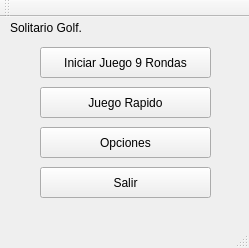
<?xml version="1.0" encoding="UTF-8"?>
<ui version="4.0">
 <class>MainWindow</class>
 <widget class="QMainWindow" name="MainWindow">
  <property name="enabled">
   <bool>true</bool>
  </property>
  <property name="geometry">
   <rect>
    <x>0</x>
    <y>0</y>
    <width>249</width>
    <height>248</height>
   </rect>
  </property>
  <property name="maximumSize">
   <size>
    <width>249</width>
    <height>248</height>
   </size>
  </property>
  <property name="sizeIncrement">
   <size>
    <width>249</width>
    <height>248</height>
   </size>
  </property>
  <property name="windowTitle">
   <string>Solitario Golf</string>
  </property>
  <property name="animated">
   <bool>true</bool>
  </property>
  <widget class="QWidget" name="centralWidget">
   <widget class="QPushButton" name="inicaJuego">
    <property name="geometry">
     <rect>
      <x>40</x>
      <y>30</y>
      <width>171</width>
      <height>31</height>
     </rect>
    </property>
    <property name="focusPolicy">
     <enum>Qt::NoFocus</enum>
    </property>
    <property name="text">
     <string>Iniciar Juego 9 Rondas</string>
    </property>
    <property name="Value" stdset="0">
     <number>1</number>
    </property>
   </widget>
   <widget class="QPushButton" name="close">
    <property name="geometry">
     <rect>
      <x>40</x>
      <y>150</y>
      <width>171</width>
      <height>31</height>
     </rect>
    </property>
    <property name="text">
     <string>Salir</string>
    </property>
   </widget>
   <widget class="QLabel" name="lb1">
    <property name="geometry">
     <rect>
      <x>10</x>
      <y>0</y>
      <width>181</width>
      <height>21</height>
     </rect>
    </property>
    <property name="text">
     <string>Solitario Golf.</string>
    </property>
   </widget>
   <widget class="QPushButton" name="IniRap">
    <property name="geometry">
     <rect>
      <x>40</x>
      <y>70</y>
      <width>171</width>
      <height>31</height>
     </rect>
    </property>
    <property name="text">
     <string>Juego Rapido</string>
    </property>
   </widget>
   <widget class="QPushButton" name="opt">
    <property name="geometry">
     <rect>
      <x>40</x>
      <y>110</y>
      <width>171</width>
      <height>31</height>
     </rect>
    </property>
    <property name="text">
     <string>Opciones</string>
    </property>
   </widget>
  </widget>
  <widget class="QMenuBar" name="menuBar">
   <property name="geometry">
    <rect>
     <x>0</x>
     <y>0</y>
     <width>249</width>
     <height>27</height>
    </rect>
   </property>
  </widget>
  <widget class="QToolBar" name="mainToolBar">
   <property name="enabled">
    <bool>true</bool>
   </property>
   <attribute name="toolBarArea">
    <enum>TopToolBarArea</enum>
   </attribute>
   <attribute name="toolBarBreak">
    <bool>false</bool>
   </attribute>
  </widget>
  <widget class="QStatusBar" name="statusBar"/>
 </widget>
 <layoutdefault spacing="6" margin="11"/>
 <resources/>
 <connections>
  <connection>
   <sender>close</sender>
   <signal>clicked()</signal>
   <receiver>MainWindow</receiver>
   <slot>close()</slot>
   <hints>
    <hint type="sourcelabel">
     <x>95</x>
     <y>220</y>
    </hint>
    <hint type="destinationlabel">
     <x>243</x>
     <y>260</y>
    </hint>
   </hints>
  </connection>
 </connections>
</ui>
